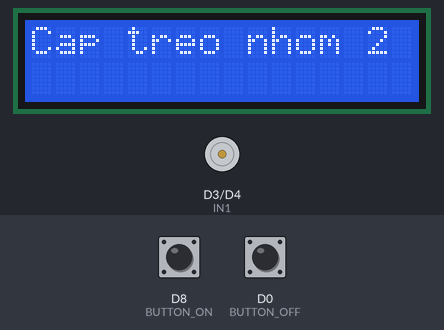
Bench run of a sketch on a simulated ESP8266 (NodeMCU). Parts: 16×2 character LCD, motor-driver pin pairs drawn as motors (green arrow = first pin HIGH = forward, orange = second pin HIGH = backward, longer = more drive, scaled by the enable pin). Inputs (shaded band) come from the test bench; at power-on: D8 (BUTTON_ON) LOW, D0 (BUTTON_OFF) LOW.

Above: at 1.2 s.
1.3 s: D8 (BUTTON_ON) pulled HIGH for 0.15 s
At 2.3 s:
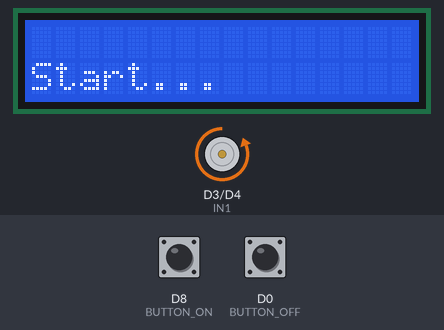
At 8.8 s:
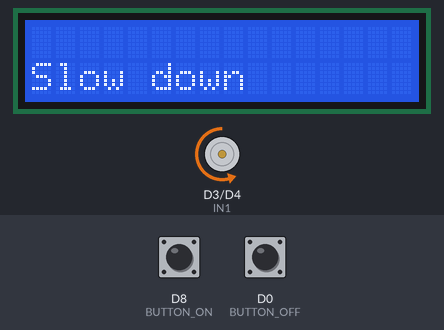
Timing chart, 0 to 16.8 s (numbered marks = the images above; inputs shaded):
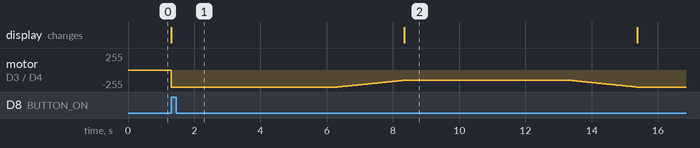

The sketch:

final_code_V1.ino
```cpp
#include <LiquidCrystal_I2C.h>
#include <Wire.h>
int ENA = D5;
int IN1 = D3;
int IN2 = D4;
const int BUTTON_ON = D8;
const int BUTTON_OFF = D0;
LiquidCrystal_I2C lcd(0x27,16,2);


void setup() {
  lcd.init();
  lcd.backlight();
  lcd.print("Cap treo nhom 2");
  pinMode(ENA, OUTPUT);
  pinMode(IN1, OUTPUT);
  pinMode(IN2, OUTPUT);
  pinMode(BUTTON_ON, INPUT);
  pinMode(BUTTON_OFF, INPUT);
  // pinMode(BUTTON_UP, INPUT);
  // pinMode(BUTTON_DOWN, INPUT);
  digitalWrite(IN1, LOW);
  digitalWrite(IN2, LOW);
  //Khởi động chức năng serial
}

void loop() {
  //analogWrite(ENA, 100);
  int Push_button_on_state = digitalRead(BUTTON_ON);
  int Push_button_off_state = digitalRead(BUTTON_OFF);

  if (Push_button_on_state == HIGH) {
    //Khởi động động hệ thống


    digitalWrite(IN1, LOW);
    digitalWrite(IN2, HIGH);
    lcd.clear();
    lcd.setCursor(0, 1);
    lcd.print("Start...");
    //Đặt tốc độ cho cáp treo, đi từ trạm đầu tới cuối hết 5s
    analogWrite(ENA, 255);
    delay(5000);

    //Sau đó giảm tốc độ, đón trả khách trong 5s
    slowDown();
    lcd.clear();
    lcd.setCursor(0, 1);
    lcd.print("Slow down");
    delay(5000);

    //Đón trả khách xong lại tăng tốc và tiếp tục đi
    speedUp();
    lcd.clear();
    lcd.setCursor(0, 1);
    lcd.print("Speed up...");
    delay(5000);
    lcd.clear();
    lcd.setCursor(0, 1);
    lcd.print("Running");
    //lcd.print("ON...");
    //delay(2000);
    //lcd.clear();
    //lcd.print("ON");
  }

  if (Push_button_off_state == HIGH) {
    digitalWrite(IN1, LOW);
    digitalWrite(IN2, LOW);
    //lcd.print("OFF...");
    //delay(2000);
    //lcd.clear();
    //lcd.print("OFF");
  }
}

void speedUp() {
  for (int i = 155; i  <= 255; i++) {
    analogWrite(ENA, i);
    delay(20);
  }
}

void slowDown() {
  for (int i = 255; i >= 155; i--) {
    analogWrite(ENA, i);
    delay(20);
  }
}
```

Measured:
- after the input at 1.3 s, the display: changes at once (image 1)
